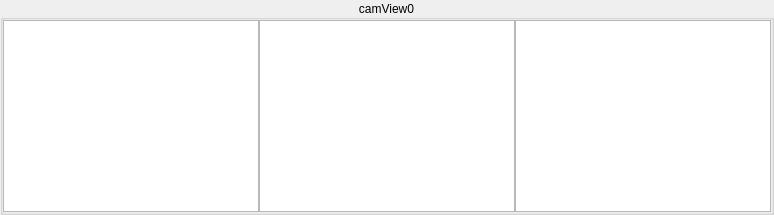
       <widget class="QGroupBox" name="camGroup0">
        <property name="sizePolicy">
         <sizepolicy hsizetype="Preferred" vsizetype="Preferred">
          <horstretch>0</horstretch>
          <verstretch>0</verstretch>
         </sizepolicy>
        </property>
        <property name="title">
         <string>camView0</string>
        </property>
        <property name="alignment">
         <set>Qt::AlignCenter</set>
        </property>
        <layout class="QHBoxLayout" name="horizontalLayout_9">
         <property name="spacing">
          <number>0</number>
         </property>
         <property name="leftMargin">
          <number>0</number>
         </property>
         <property name="topMargin">
          <number>0</number>
         </property>
         <property name="rightMargin">
          <number>0</number>
         </property>
         <property name="bottomMargin">
          <number>0</number>
         </property>
         <item>
          <widget class="QGraphicsView" name="camView0Left">
           <property name="sizePolicy">
            <sizepolicy hsizetype="MinimumExpanding" vsizetype="MinimumExpanding">
             <horstretch>0</horstretch>
             <verstretch>0</verstretch>
            </sizepolicy>
           </property>
           <property name="minimumSize">
            <size>
             <width>20</width>
             <height>30</height>
            </size>
           </property>
          </widget>
         </item>
         <item>
          <widget class="QGraphicsView" name="camView0Front">
           <property name="sizePolicy">
            <sizepolicy hsizetype="MinimumExpanding" vsizetype="MinimumExpanding">
             <horstretch>0</horstretch>
             <verstretch>0</verstretch>
            </sizepolicy>
           </property>
           <property name="minimumSize">
            <size>
             <width>20</width>
             <height>30</height>
            </size>
           </property>
          </widget>
         </item>
         <item>
          <widget class="QGraphicsView" name="camView0Right">
           <property name="sizePolicy">
            <sizepolicy hsizetype="MinimumExpanding" vsizetype="MinimumExpanding">
             <horstretch>0</horstretch>
             <verstretch>0</verstretch>
            </sizepolicy>
           </property>
           <property name="minimumSize">
            <size>
             <width>20</width>
             <height>30</height>
            </size>
           </property>
          </widget>
         </item>
        </layout>
       </widget>
